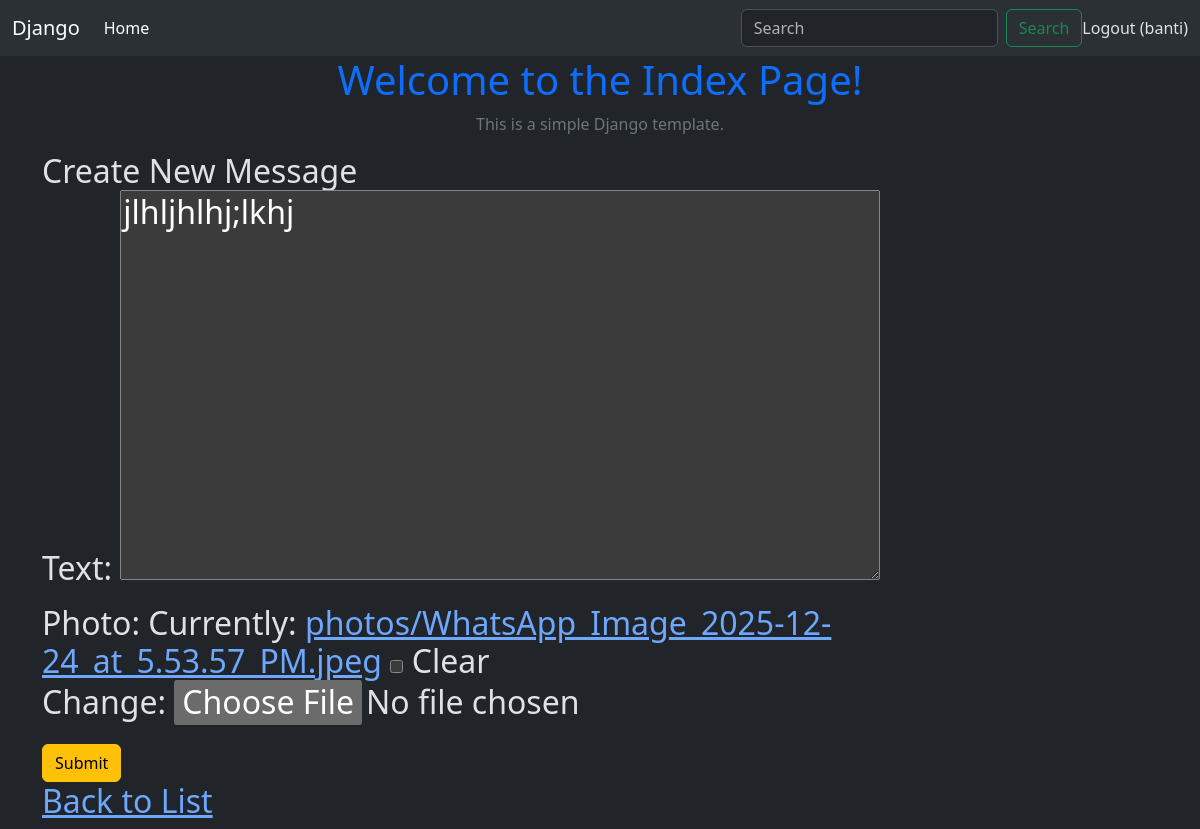
Page /2/edit/ (signed in) on the earlier database version.
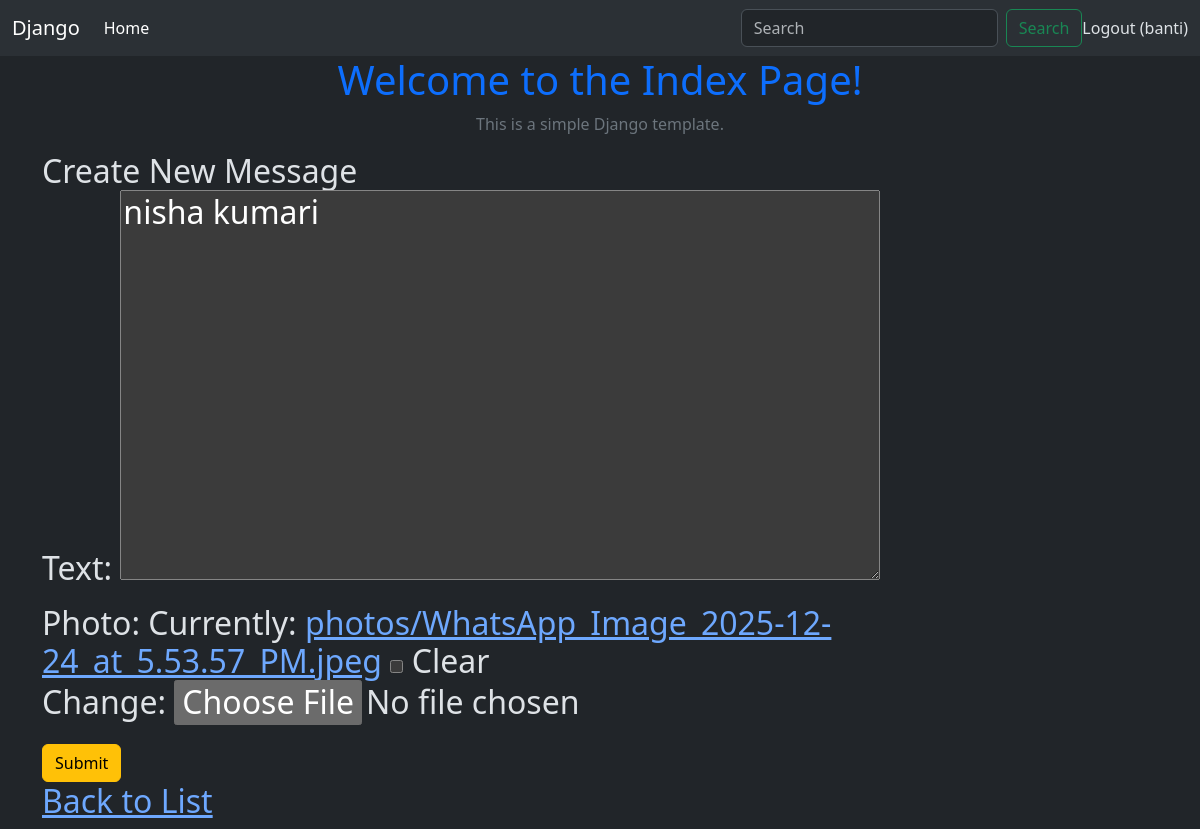
Same page on the later database version.
### ham/models.py (models this page shows, shortened)
class Ham(models.Model):
    user = models.ForeignKey(User, on_delete=models.CASCADE)
    text = models.TextField(max_length=255)
    photo = models.ImageField(upload_to='photos/', null=True, blank=True)
    created_at = models.DateTimeField(auto_now_add=True)
    updated_at = models.DateTimeField(auto_now=True)

### ham/views.py (the view)
# urls.py: path('<int:user_id>/edit/', views.ham_edit, name='ham_edit'),
@login_required
def ham_edit(request, user_id):
    ham = get_object_or_404(Ham, pk=user_id, user=request.user)
    if request.method == 'POST':
        form = HamForm(request.POST, request.FILES, instance=ham)
        if form.is_valid():
            form.save()
            return redirect('ham_list')
    else:
        form = HamForm(instance=ham)
    return render(request, 'ham_form.html', {'form': form})

### ham/forms.py
class HamForm(forms.ModelForm):
    class Meta:
        model = Ham
        fields = ['text', 'photo']

### ham/templates/ham_form.html (shortened to what this page needs)
{% extends 'Layout.html' %}
{% block content %}
    <h1 class="text-primary text-center">Welcome to the Index Page!</h1>
    <p class="text-secondary text-center">This is a simple Django template.</p>
<h2>
    {%if form.instance.ok %}
    Edit message
    {%else%}Create New Message
    {% endif %}
    <form method="post" enctype="multipart/form-data">
        {{ form.as_p }}
        <button type="submit" class="btn btn-warning">Submit</button>
    </form>
    <a href="{% url 'ham_list' %}">Back to List</a>
</h2>
{% endblock %}

Differences in the rows shown:
changed Ham: text "jlhljhlhj;lkhj" → "nisha kumari"
